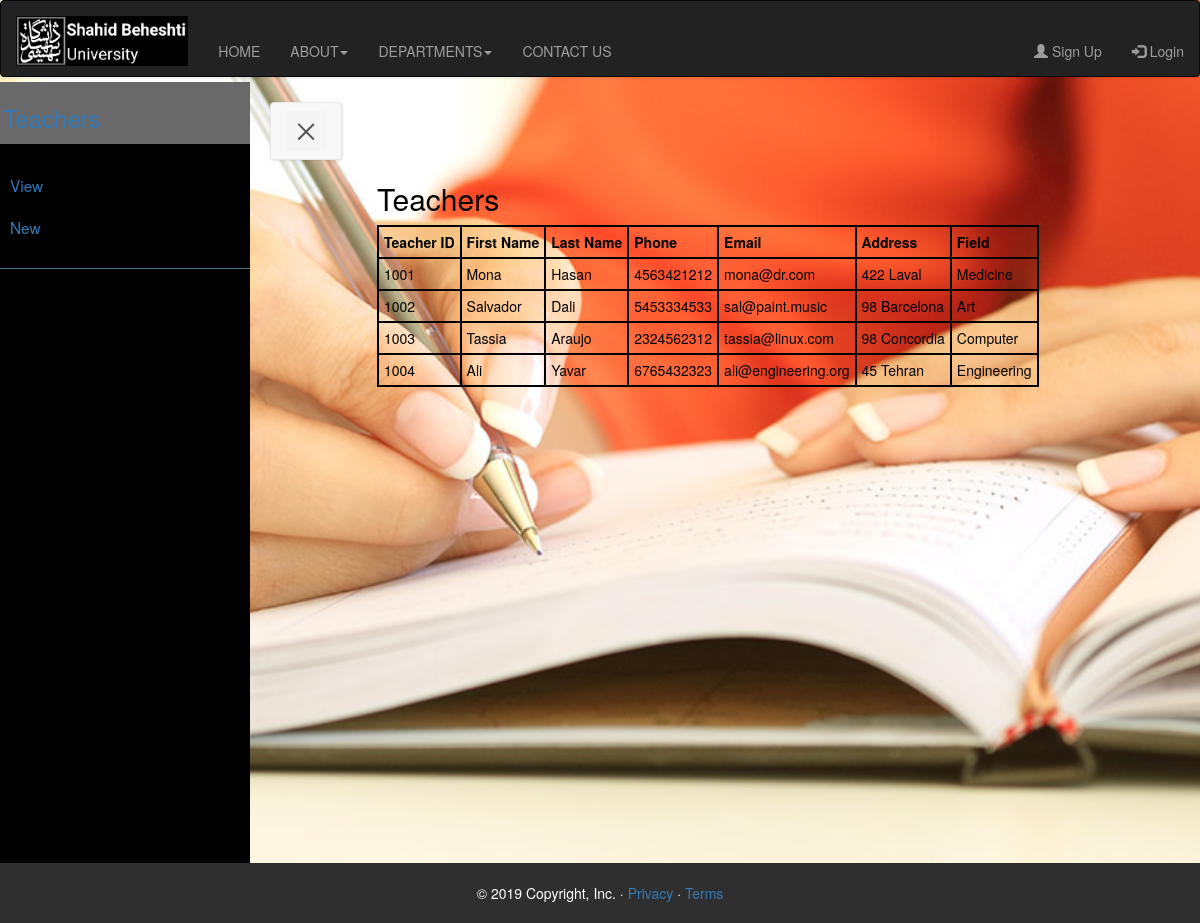
The app's page /Web_Pages/teacher_view.php, older data.
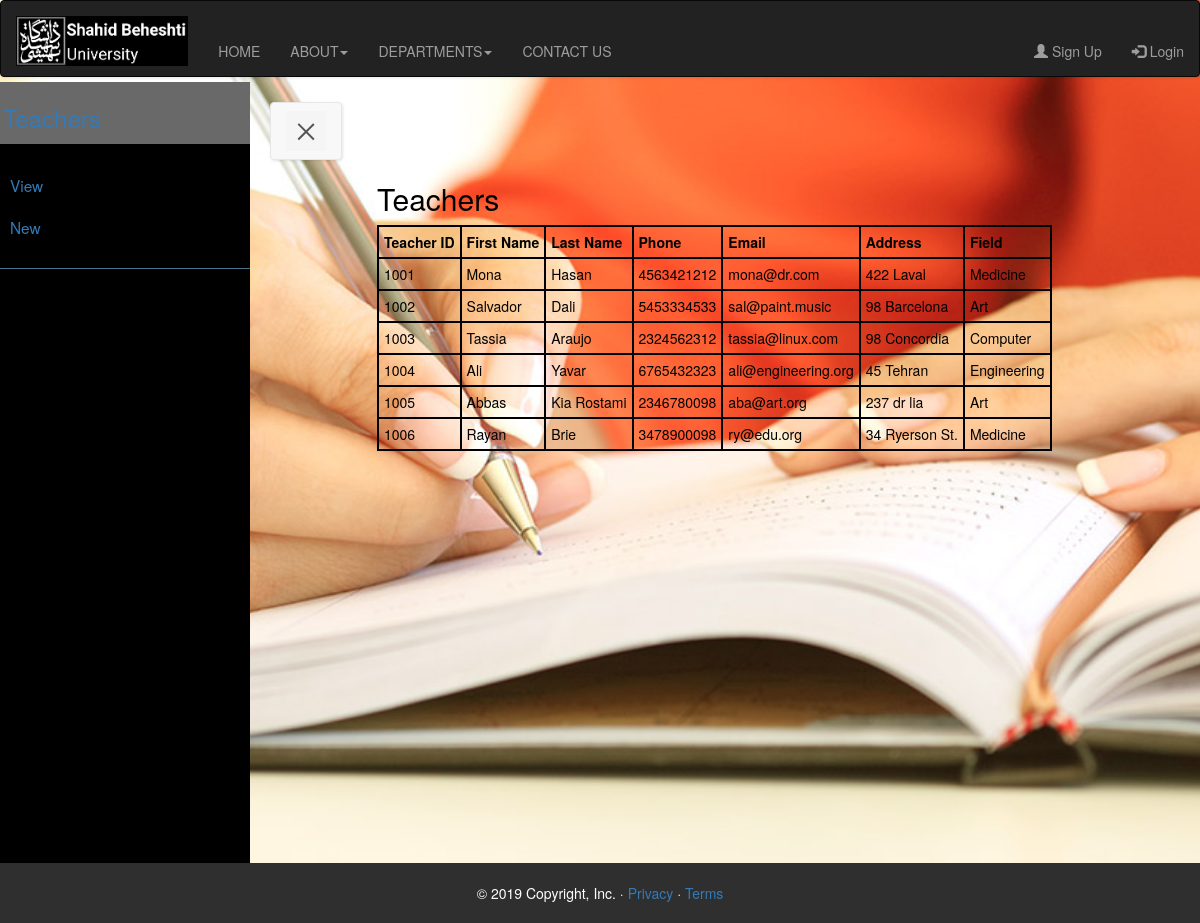
The same page, newer data.
### tables this page shows
CREATE TABLE `teacher` (
  `teacherID` int(10) NOT NULL,
  `fName` varchar(20) NOT NULL DEFAULT 'First Name',
  `lName` varchar(20) NOT NULL DEFAULT 'Last Name',
  `username` varchar(8) NOT NULL,
  `password` varchar(8) NOT NULL,
  `tel` varchar(15) NOT NULL,
  `email` varchar(50) NOT NULL DEFAULT '%@%.%',
  `address` varchar(50) NOT NULL,
  `field` varchar(25) DEFAULT NULL,
  `createDate` date NOT NULL
);

### Web_Pages/teacher_view.php (the view, shortened to what this page needs)
<!DOCTYPE html>
<html>
    <head>
      <link rel="stylesheet" href="./css/style5.css">
      <?php
        include("head.php");
       ?>
    </head>
    <body>
      <?php
        include("menu.php");
       ?>
        <div class="wrapper">
            <nav id="sidebar">
                <div class="sidebar-header">
                    <h3><a href="teacher.php">Teachers</a></h3>
                </div>
                <ul class="list-unstyled components">
                    <li>
                        <a href="teacher_view.php">View</a>
                    </li>
                    <li>
                        <a href="teacher_new.php">New</a>
                    </li>
                </ul>
            </nav>
            <div id="content">
                <nav class="navbar navbar-default">
                    <div class="container-fluid">
                        <div class="navbar-header">
                            <button type="button" id="sidebarCollapse" class="navbar-btn">
                                <span></span>
                            </button>
                        </div>
                    </div>
                </nav>
            </div>
            <div class="container">
              <h2 style="margin-top:100px">Teachers</h2>
              <table>
                <thead>
                  <tr>
                    <th>Teacher ID</th>
                    <th>First Name</th>
                    <th>Last Name</th>
                    <th>Phone</th>
                    <th>Email</th>
                    <th>Address</th>
                    <th>Field</th>
                </tr>
                </thead>
              <?php
                      $STH = $DBH->query('SELECT * FROM teacher');
                      $STH->setFetchMode(PDO::FETCH_ASSOC);
                      while($row = $STH->fetch()) {
              ?>
              <tbody>
                <tr>
                  <td><?php echo $row['teacherID'];?></td>
                  <td><?php echo $row['fName'];?></td>
                  <td><?php echo $row['lName'];?></td>
                  <td><?php echo $row['tel'];?></td>
                  <td><?php echo $row['email'];?></td>
                  <td><?php echo $row['address'];?></td>
                  <td><?php echo $row['field'];?></td>
                </tr>
                </tbody>
                <?php
                    }
                ?>
              </table>
            </div>
        </div>
        <?php
          include("footer.php");
         ?>
    </body>
</html>

### Web_Pages/head.php (shortened to what this page needs)
<link rel="stylesheet" href="https://maxcdn.bootstrapcdn.com/bootstrap/3.3.7/css/bootstrap.min.css">

### Web_Pages/menu.php (shortened to what this page needs)
<div class="container-fluid" style="padding: 0px;">
     <nav class="navbar navbar-inverse" style="margin-bottom:5px;">
         <div class="navbar-header">
           <a class="navbar-brand" href="index.php"><img src="./Images/logo.png" alt="LOGO" style="height:50px"></a>
         </div>
         <div style="padding-top:25px">
           <ul class="nav navbar-nav">
             <li><a  href="index.php">HOME</a></li>
             <li class="dropdown"><a class="dropdown-toggle" data-toggle="dropdown" href="#">ABOUT<span class="caret"></span></a>
             </li>
             <li class="dropdown"><a class="dropdown-toggle" data-toggle="dropdown" href="#">DEPARTMENTS<span class="caret"></span></a>
             </li>
             <li><a href="contact.php">CONTACT US</a></li>
           </ul>
             <ul class="nav navbar-nav navbar-right">
             <?php
             if(!isset($_SESSION["user"])){
               echo '<li><a href="./signup.php"><span class="glyphicon glyphicon-user"></span> Sign Up</a></li>';
               echo '<li style="padding-right:15px;"><a href="./login.php"><span class="glyphicon glyphicon-log-in"></span> Login</a></li>';
             }
             else{
               echo '<li><a href="#"><span class="glyphicon "></span>'. $_SESSION["user"]->getfirst_name().' '.$_SESSION["user"]->getlast_name() . '</a></li>';
               echo '<li style="padding-right:15px;"><a href="./logout.php" ><span class="glyphicon glyphicon-log-out"></span> Logout</a></li>';
             }
            ?>
           </ul>
         </div>
     </nav>
   </div>

### Web_Pages/footer.php (shortened to what this page needs)
<div class="container-fluid" style="padding-left:0px;">
<footer class="page-footer font-small blue bg-4 text-center" style="position:absolute;bottom:0;width:100%;">
  <br>
  <div class="footer-copyright text-center py-3">© 2019 Copyright, Inc. &middot; <a href="#">Privacy</a> &middot; <a href="#">Terms</a>
  </div>
  <br>
</footer>
</div>

### Web_Pages/css/style5.css (style rules this page uses)
body { font-family: 'Poppins', sans-serif; background: #fafafa; }
.navbar { padding: 0px 0px; background: #fff; border: none; border-radius: 0; margin-bottom: 40px; box-shadow: 1px 1px 3px rgba(0, 0, 0, 0.1); }
.navbar-btn { box-shadow: none; outline: none !important; border: none; }
.wrapper { display: flex; align-items: stretch; perspective: 1500px; }
#sidebar { min-width: 250px; max-width: 250px; background: black; color: #eee; transition: all 0.6s cubic-bezier(0.945, 0.020, 0.270, 0.665); transform-origin: bottom left; }
#sidebar .sidebar-header { padding: 3px; background: #696969; }
#sidebar ul.components { padding: 20px 0; border-bottom: 1px solid #47748b; }
#sidebar ul li a { padding: 10px; font-size: 1.1em; display: block; }
#content { padding: 20px; min-height: 100vh; transition: all 0.3s; }
#sidebarCollapse { width: 40px; height: 40px; background: #f5f5f5; }
#sidebarCollapse span { width: 80%; height: 2px; margin: 0 auto; display: block; background: #555; transition: all 0.8s cubic-bezier(0.810, -0.330, 0.345, 1.375); transition-delay: 0.2s; }
#sidebarCollapse span:last-of-type { transform: rotate(-45deg) translate(1px, -1px); }

### Web_Pages/head.php (style rules this page uses)
.bg-4 { background-color: #2f2f2f; color: #ffffff; }
html { position: relative; min-height: 100%; }

### Web_Pages/teacher_view.php (style rules this page uses)
body { background: url(./Images/teacher_view.jpg) no-repeat center center fixed; background-size: cover; color:black; }
table, th, td, tr { border: 2px solid black; padding: 5px; }

Row changes from the older to the newer data that the page shows:
added teacher: teacherID "1005", fName "Abbas", lName "Kia Rostami", tel "2346780098", email "aba@art.org", address "237 dr lia", field "Art"
added teacher: teacherID "1006", fName "Rayan", lName "Brie", tel "3478900098", email "ry@edu.org", address "34 Ryerson St.", field "Medicine"
